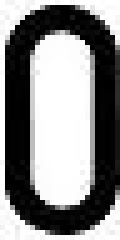
//> input picture 数字图像处理/SourceCode/chapter11/plate-charSample/plate-charSample/imgs/0.jpg, 24 x 48 px (shown 5 times larger)
$ ./main   (built with g++ and OpenCV 4)
//> lines starting //> are read from the running program, lines starting //| are printed output that depends on the picture
#include <iostream>
#include <string>
#include <vector>

#include "opencv2/core/core.hpp"
#include "opencv2/imgproc/imgproc.hpp"
#include "opencv2/highgui/highgui.hpp"

using namespace cv;
using namespace std;

int main()
{
    stringstream ssFileName(stringstream::in | stringstream::out);

    for (int i = 0; i < 73; i++)
    {
        ssFileName.str("");
        ssFileName << "imgs/" << i << ".jpg";
        Mat in = imread(ssFileName.str(), CV_LOAD_IMAGE_GRAYSCALE);
//> in is the input picture: 48 rows x 24 cols, CV_8UC1; min 0, max 255, mean 135.4

        ssFileName.str("");

        string strTemp("");
        ssFileName << "imgs/" << i << "/";
        strTemp = ssFileName.str();

        Mat inInv = 255 - in;
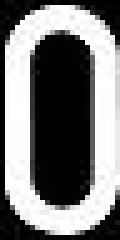
//> inInv: 48 rows x 24 cols, CV_8UC1 (shown 5 times larger); min 0, max 255, mean 119.6
        Mat out;


        ssFileName.str("");
        ssFileName << strTemp;
        ssFileName << "0.jpg";
        imwrite(ssFileName.str(), inInv);

        /// 腐蚀膨胀变换处理
        for (int j = 1; j <= 4; j++)
        {
            ssFileName.str("");
            ssFileName << strTemp << j << ".jpg";

            Mat element = getStructuringElement(MORPH_CROSS, Size(j, j));
            dilate(inInv, out, element);
            imwrite(ssFileName.str(), out);
            //imshow("dilate", in);
            //waitKey(0);
        }
//> this loop made 4 passes
//> pass 2, `dilate(inInv, out, element);`:
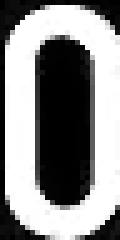
//> out: 48 rows x 24 cols, CV_8UC1 (shown 5 times larger); min 0, max 255, mean 139
//> pass 3, `dilate(inInv, out, element);`:
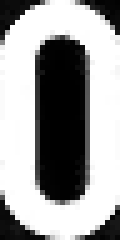
//> out: 48 rows x 24 cols, CV_8UC1 (shown 5 times larger); min 0, max 255, mean 157.9
//> after the loop:
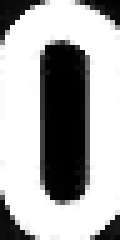
//> out: 48 rows x 24 cols, CV_8UC1 (shown 5 times larger); min 0, max 255, mean 171.1

        for (int j = 1; j <= 4; j++)
        {
            ssFileName.str("");
            ssFileName << strTemp << j + 4 << ".jpg";

            Mat element = getStructuringElement(MORPH_CROSS, Size(j, j));
            erode(inInv, out, element);
            imwrite(ssFileName.str(), out);
        }
//> this loop made 4 passes
//> pass 2, `erode(inInv, out, element);`:
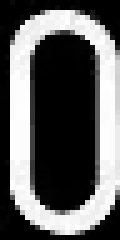
//> out: 48 rows x 24 cols, CV_8UC1 (shown 5 times larger); min 0, max 255, mean 94.3
//> pass 3, `erode(inInv, out, element);`:
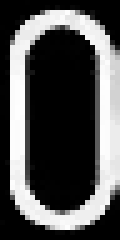
//> out: 48 rows x 24 cols, CV_8UC1 (shown 5 times larger); min 0, max 254, mean 80.7
//> after the loop:
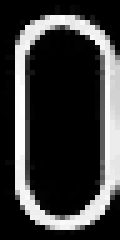
//> out: 48 rows x 24 cols, CV_8UC1 (shown 5 times larger); min 0, max 254, mean 59.3
//> (the run ends here: the program stops with an error, at `Mat inInv = 255 - in;`)
